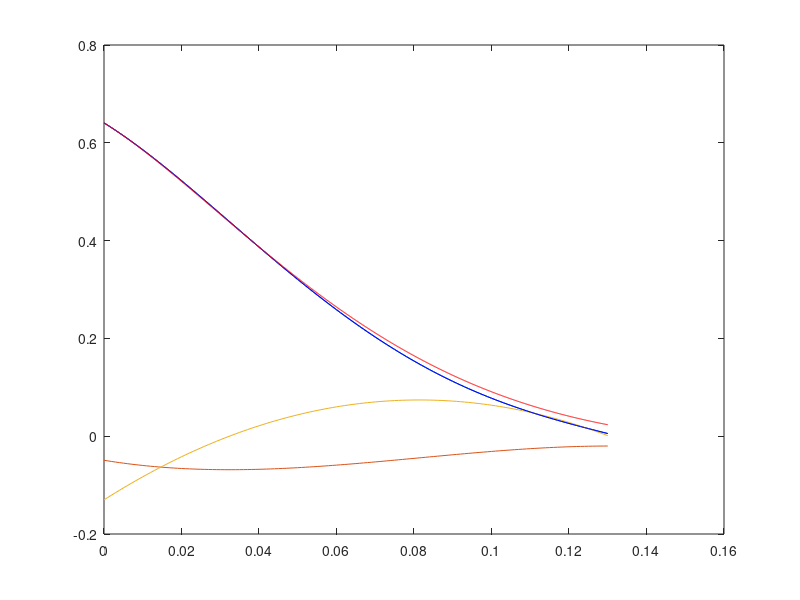

Recreate this plot in MATLAB.
clear all;

degToRad = 2 * pi / 360;
a = -1.473e05 * degToRad;
b = 4.794e04 * degToRad;
c = -3728 * degToRad;
d = -281.9 * degToRad;
e = 36.71 * degToRad;

inertiaRatio = 0.3994;
ks = 0.006234832611976e03 * inertiaRatio;
kd = -0.083291497874863e03 * inertiaRatio;
kp = -1.228188542897816e03 * inertiaRatio;

endTime = 0.13;

times = 0 : 0.001 : endTime;
count = size(times, 2);
for i = 1 : count
    t = times(i);
    x(i) = a * t^4 + b * t^3 + c * t^2 + d * t + e;
    xdot(i) = 4 * a * t^3 + 3 * b * t^2 + 2 * c * t + d;
    xddot(i) = 12 * a * t^2 + 6 * b * t + 2 * c;
    
end
plot(times, x, times, xdot / 100, times, xddot / 1000);
% plot(x, xddot);
timeStep = 0.0001;
newTimes = 0 : timeStep : endTime;
count = size(newTimes, 2);
recoveredXDot(1) = xdot(1);
recoveredX(1) = x(1);
for i = 2 : count
    recoveredAcc = kp * recoveredX(i - 1) + kd * recoveredXDot(i - 1) + ks;
    recoveredXDot(i) = recoveredXDot(i - 1) + timeStep * recoveredAcc;
    recoveredX(i) = recoveredX(i - 1) + timeStep * recoveredXDot(i);
end
hold on;
plot(times, x, 'b');
plot(newTimes, recoveredX, 'r');


